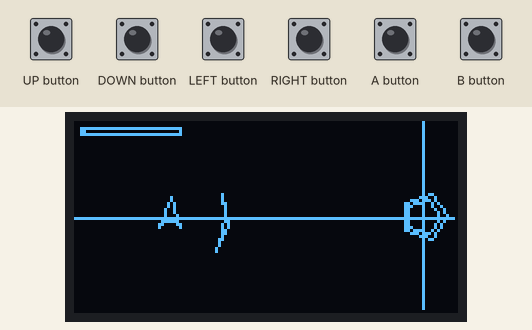
Simulated run of this sketch. Board: Arduboy, built with avr-gcc and run on an emulated ATmega32U4. On the bench: 128×64 one-colour display. The inputs (shaded band) are chosen by the test bench. Random numbers use the default seed unless the sketch sets one.

Above: at 1.2 s.
1.3 s: DOWN button pressed for 1 s
At 1.71 s:
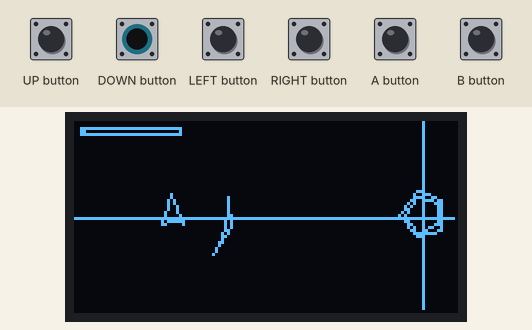
2.9 s: LEFT button pressed for 0.15 s
At 3.25 s:
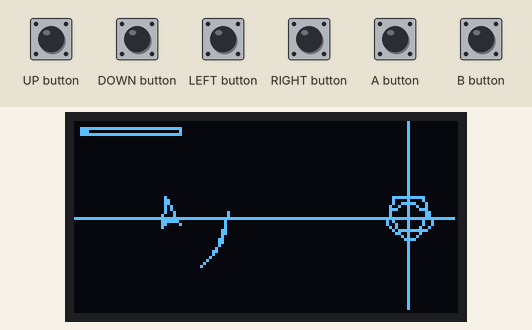
3.6 s: RIGHT button pressed for 0.15 s
At 3.86 s:
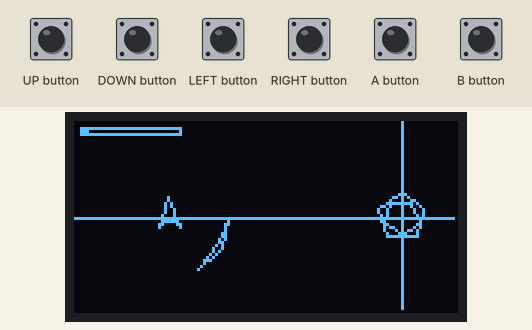
4.3 s: A button pressed for 0.15 s
At 4.48 s:
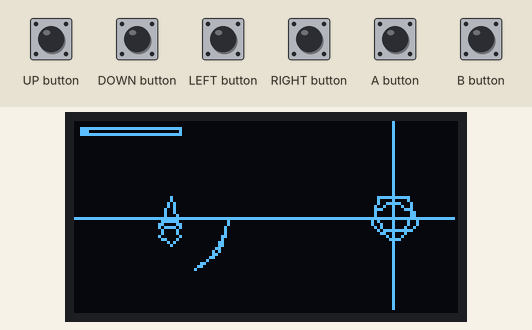
5.0 s: B button pressed for 0.15 s
At 5.4 s:
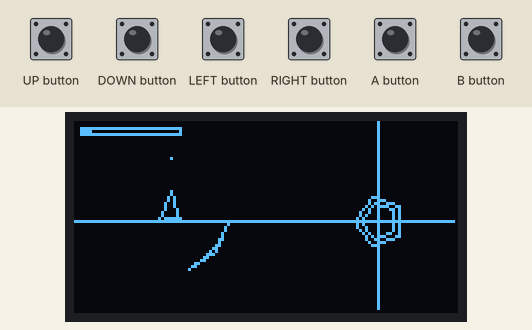
5.7 s: LEFT button pressed for 1 s
At 6.02 s:
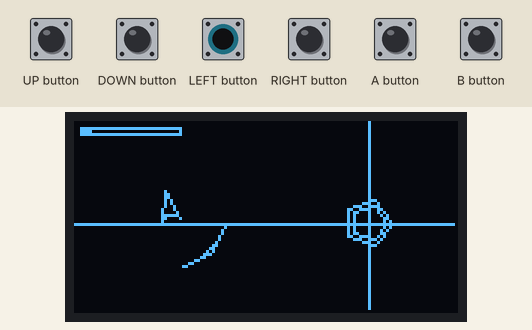
Timing chart, 0 to 8.3 s (numbered marks = the images above; inputs shaded):
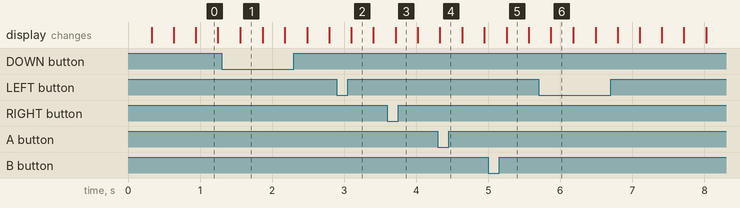

The sketch:

arduboy_melee.ino
```cpp
/*
author: Jens FROEBEL created: 2017-03-12 modified: 2018-01-12
version poligone_015.ino with separate Code Files
*/
#include <Arduboy.h>
Arduboy arduboy;

const byte MAX_Y = 64;
const byte MAX_X = 128;
const byte MAX_STARS = 10;                // max number of stars for the random starfield
const byte MAX_BULLETS = 3;               // Max Number of Bullets in one screen
const int BULLET_INTERVAL = 250;          // min interval between bullets
const int BULLET_TIME = 2000;             // Time to life for each bullet
const int UNIVERSE_X = MAX_X * 8;         // x size of this world
const int UNIVERSE_Y = MAX_Y * 4;         // y size of this world
//char text[16] = "Press Buttons!";;      // General string buffer

//unsigned long lasttimestamp = 0;
//unsigned long  newtimestamp = 0;
bool thrusterenabled = 0;                 // define global bool for thruster
bool shakeCam = 0;                        // define global bool for the shake effect
bool fireEnabled = 0;                     // to control firemax and fire speed
long unsigned int lastBullet = 0;         // count of shot bullets
long unsigned int now = millis();         // copy of current timestamp

const int edges = 5;                      // count of edges for the objects
struct model {float x, y;};               // struct for one vertex, to be use as array
struct camproperty {float x, y, zoom;} cam = {0, 0, 0.75}; // pan and zoom of camera

model ship1[] = {{0,2},{-1,-1},{-0.5,-0.5},{0.5,-0.5},{1,-1}}; // model of my space ship, asteroids-like
model planet[] = {{0,-1},{-0.951, -0.309},{-0.588, 0.809},{0.588, 0.809}, {0.951, -0.309}}; // model of the planet, pentagone
model thruster[] = {{0,-3},{1,-2},{0.5,-1},{-0.5,-1},{-1,-2}}; // model of thruster fire
model enemy1[] = {{0,1.5},{0.5,1},{0.5,-1.5},{-0.5,-1.5},{-0.5,1}};
model indicator[] = {{0,6},{-3,5},{-1,5.5},{1,5.5},{3,5}};

// template for calculating the objects
model object1[] = {{0,0},{0,0},{0,0},{0,0},{0,0}}; // template for an object with 5 vertices
model object2[] = {{0,0},{0,0},{0,0},{0,0},{0,0}}; // outer planet
model object3[] = {{0,0},{0,0},{0,0},{0,0},{0,0}}; // inner planet
model object4[] = {{0,0},{0,0},{0,0},{0,0},{0,0}}; // thruster
model objectEnemy[] = {{0,0},{0,0},{0,0},{0,0},{0,0}}; // enemy
model objectindi1[] = {{0,0},{0,0},{0,0},{0,0},{0,0}}; // enemy indicator
struct property { // property of an object
    float mass, radius, scale; // mass for gravity, radius for collision, scale for reshaping by scale
    float xpos, ypos, xvel, yvel, xacc, yacc;
    int rot;
    bool enable;
};

struct projectile {  // struct of bullets, has no acceleration, no rotation
  float xpos, ypos, xvel, yvel;
  unsigned long int timestamp; // timestamp of ignition - for time to life
  bool isEnabled;
} bullet[MAX_BULLETS];

//                   m  r   s          xp yp   xv yv   xa ya      r  e
property physic1 = { 1, 2,  5,       -128, 0,   0, 0,   0, 0,   180, 1}; // ship propeties
property physic2 = {10, 1, 12,          0, 0,   0, 0,   0, 0,     0, 1}; // outer pentagone properties
property physic3 = {10, 1, 12*809/1000, 0, 0,   0, 0,   0, 0,   180, 1}; // inner pentagone properties
property physicEnemy = { 1, 1.5, 5,  +128, 0,   0,+0.67,   0, 0,     0, 1}; // enemy propeties

int dust[MAX_STARS][2]; // array of dust particles


/*
uint16_t LFSR(uint16_t lfsr, int count) { // Galois LFSRs
bool lsb;
for (int i = 0; i < count; i++) {
        lsb = lfsr & 1;              // Get LSB (i.e., the output bit).
        lfsr >>= 1;                  // Shift register
        if (lsb) {lfsr ^= 0xB400u;}  // If the output bit is 1, apply toggle mask.
    }
  return lfsr;
}
*/
void setup() {
  //Serial.begin(9600);
  // initiate arduboy instance
  arduboy.beginNoLogo();
  arduboy.setFrameRate(30);
  //arduboy.setRGBled(0,32,32);

  // init Dustfield

  // uint16_t start_state = 0xACE1u;  /* Any nonzero start state will work. */

  for (int i = 0; i < MAX_STARS; i++) {dust[i][0] = random(-UNIVERSE_X * 1.3, UNIVERSE_X * 1.3) ; dust[i][1] = random(-UNIVERSE_Y * 1.3, UNIVERSE_Y * 1.3);}
  //for (int i = 0; i < MAX_STARS; i++) {dust[i][0] = i; dust[i][1] = 0;}

  for (int i = 0; i < MAX_BULLETS; i++) {bullet[i].isEnabled = 0;};

}

void ButtonAction() {

  if(arduboy.pressed(RIGHT_BUTTON))  {--physic1.rot %= 360;}
  if(arduboy.pressed(LEFT_BUTTON))   {++physic1.rot %= 360;}
  //if(arduboy.pressed(UP_BUTTON) && (scale < 80))      {scale *= 1.1; delay(KEYDELAY);}
  //if(arduboy.pressed(DOWN_BUTTON) && (scale > 1))  {scale /= 1.1; delay(KEYDELAY);}

  //if(arduboy.pressed(A_BUTTON)  &&  arduboy.pressed(B_BUTTON)) {arduboy.setRGBled(0xFF,0xFF,0x00);} // A + B --> yellow
  //if(arduboy.pressed(A_BUTTON)  && !arduboy.pressed(B_BUTTON)) {arduboy.setRGBled(0x00,0x00,0x22);} // A     --> blue
  //if(!arduboy.pressed(A_BUTTON) &&  arduboy.pressed(B_BUTTON)) {arduboy.setRGBled(0x00,0xFF,0x00);} // B     --> green
  //if(!arduboy.pressed(A_BUTTON) && !arduboy.pressed(B_BUTTON)) {arduboy.setRGBled(0x00,0x00,0x00);} // none  --> reset

  // Thruster!
  if(arduboy.pressed(A_BUTTON)) {
    physic1.xacc = sin((physic1.rot) * PI / 180.0) / 100;
    physic1.yacc = cos((physic1.rot) * PI / 180.0) / 100;
    thrusterenabled = 1;
    } // A     --> acc = abs(1)
   else {
    physic1.xacc = 0;
    physic1.yacc = 0;
    thrusterenabled = 0;
    };

  // fire Bullet
  if(arduboy.pressed(B_BUTTON)) {
    if (now - lastBullet > BULLET_INTERVAL) {fireEnabled = 1;}   // delay between shots
    else {fireEnabled = 0;}
  }
  else {fireEnabled = 0;}

  // ShakeCam
  if(arduboy.pressed(DOWN_BUTTON)) {shakeCam = 1;} else {shakeCam = 0;};

  // Trigger Bullet
  //if(arduboy.pressed(B_BUTTON)) {bullet_triggered = 1;

  // Rotate the Planet
  ++physic2.rot %= 360;
  --physic3.rot %= 360;
}

void loop() {
  now = millis();
  ButtonAction();
  ++physicEnemy.rot %= 360;
  CalcGravity();
  CalcVel();
  CalcPos();
  CalcPosEnemy();
  CalcBullets();
  CalcCam();


  // blink thruster
  if (thrusterenabled) {
    thrusterenabled = ((now % 150) >= 100);
  }

  // ship
  for (int i = 0; i < edges; i++) {transform( &ship1[i], &physic1, &object1[i]);}
  // Planet outer pentagone
  for (int i = 0; i < edges; i++) {transform( &planet[i], &physic2, &object2[i]);}
  // Planet inner pentagone
  for (int i = 0; i < edges; i++) {transform( &planet[i], &physic3, &object3[i]);}
  // thruster: transf each vertex to current values based on model and physical property: output is object4
  for (int i = 0; i < edges; i++) {transform( &thruster[i], &physic1, &object4[i]);}
  // enemy
  for (int i = 0; i < edges; i++) {transform( &enemy1[i], &physicEnemy, &objectEnemy[i]);}
  // indicator to Enemy
  int rottemp = physic1.rot;
  physic1.rot = (90-whereIsThat(&physic1, &physicEnemy))%360;
  for (int i = 0; i < edges; i++) {transform( &indicator[i], &physic1, &objectindi1[i]);}
  physic1.rot = rottemp;

  // draw bullets, dust
  for (int i = 0; i < MAX_BULLETS; i++) {if (bullet[i].isEnabled) {drawStar(bullet[i].xpos, bullet[i].ypos);}}
  for (int i = 0; i < MAX_STARS; i++) {drawStar( dust[i][0], dust[i][1]);}

  // pause render until it's time for the next frame
  if (!(arduboy.nextFrame()))
    return
  arduboy.clear();
  //arduboy.fillScreen(BLACK);
  draw();
  drawGrid();
  drawVelGauge();
  //arduboy.drawPixel(64, 32, WHITE);
  //arduboy.drawRoundRect(0, 0, MAX_X, MAX_Y, 4, WHITE);
  //arduboy.drawFastVLine(x, 5, MAX_Y-11, WHITE);
  //arduboy.drawFastHLine(5, y, MAX_X-11, WHITE);
  //arduboy.drawLine(0, 0, x, y, WHITE);
  //arduboy.drawCircle(64, 32, 8, WHITE);
  arduboy.display();

}
```

calcPhysic.ino
```cpp
void CalcGravity() {
  float distance, distance2, distx, disty, gravity;
  distx = (physic1.xpos - physic2.xpos);
  //distx = constrain(distx, 10, 120);           // never zero, prevent
  disty = (physic1.ypos - physic2.ypos);
  //disty = constrain(disty, 10, 120);           // never zero, prevent
  distance2 = sq(constrain(abs(distx), 10, 256)) + sq(constrain(abs(disty), 10, 256));           // square of diagonal distance
  distance  = sqrt(distance2);
  gravity   = physic1.mass * physic2.mass / distance2;

  physic1.xacc -= gravity * distx / distance;
  physic1.yacc -= gravity * disty / distance;
  //arduboy.drawLine(64, 32, 64 + gravity * distx / distance, 32 + gravity * disty / distance, WHITE);
}

void CalcVel() {
  physic1.xvel += physic1.xacc;
  physic1.xvel *= 0.997;
  physic1.xvel = constrain(physic1.xvel, -1, 1);

  physic1.yvel += physic1.yacc;
  physic1.yvel *= 0.997;
  physic1.yvel = constrain(physic1.yvel, -1, 1);

}

void CalcPos() {
  physic1.xpos += physic1.xvel;
  //physic1.xpos = constrain(physic1.xpos, -(MAX_X / 2) , (MAX_X / 2) );
  if (physic1.xpos > UNIVERSE_X) {physic1.xpos -= UNIVERSE_X * 2;};
  if (physic1.xpos < -UNIVERSE_X) {physic1.xpos += UNIVERSE_X * 2;};
  physic1.ypos += physic1.yvel;
  //physic1.ypos = constrain(physic1.ypos, -(MAX_Y / 2) , (MAX_Y / 2) );
  if (physic1.ypos > UNIVERSE_Y) {physic1.ypos -= UNIVERSE_Y * 2;};
  if (physic1.ypos < -UNIVERSE_Y) {physic1.ypos += UNIVERSE_Y * 2;};

}

void CalcPosEnemy() {
  physicEnemy.xpos += physicEnemy.xvel;
  //physic1.xpos = constrain(physic1.xpos, -(MAX_X / 2) , (MAX_X / 2) );
  if (physicEnemy.xpos > UNIVERSE_X) {physicEnemy.xpos -= UNIVERSE_X * 2;};
  if (physicEnemy.xpos < -UNIVERSE_X) {physicEnemy.xpos += UNIVERSE_X * 2;};
  physicEnemy.ypos += physicEnemy.yvel;
  //physic1.ypos = constrain(physic1.ypos, -(MAX_Y / 2) , (MAX_Y / 2) );
  if (physicEnemy.ypos > UNIVERSE_Y) {physicEnemy.ypos -= UNIVERSE_Y * 2;};
  if (physicEnemy.ypos < -UNIVERSE_Y) {physicEnemy.ypos += UNIVERSE_Y * 2;};

}

void CalcBullets() {

  for (int i = 0; i < MAX_BULLETS; i++) {
    if (bullet[i].isEnabled) {
      if (now - bullet[i].timestamp > BULLET_TIME) {
        bullet[i].isEnabled = 0;
      }
    }
  }

  if (fireEnabled) {
    for (int i = 0; i < MAX_BULLETS; i++) {
      if (!bullet[i].isEnabled) {
        bullet[i].xvel = physic1.xvel + sin((physic1.rot) * PI / 180.0) * 2; // bullet velocity is ship.vel and ship.rot x bullet speed
        bullet[i].xpos = physic1.xpos;                                       // set bullets.pos to ship.pos
        bullet[i].yvel = physic1.yvel + cos((physic1.rot) * PI / 180.0) * 2;
        bullet[i].ypos = physic1.ypos;
        bullet[i].timestamp = now;                                           // timestamp for lifetime of bullet or travel time
        bullet[i].isEnabled = 1;                                             // bullet is in use
        lastBullet = now;                                                    // this is for delay until next bullet
        break;
      }
    }
  }

  for (int i = 0; i < MAX_BULLETS; i++) {
    if (bullet[i].isEnabled) {
      bullet[i].xpos += bullet[i].xvel;
      bullet[i].ypos += bullet[i].yvel;

    };
  };
}

void CalcCam() {
  float deltax, deltay;
  deltax  = (physic2.xpos - physic1.xpos);
  deltax  = constrain(deltax, -96, 96);                          // follow the ship when distance is high
  deltay  = (physic2.ypos - physic1.ypos);
  deltay  = constrain(deltay, -96, 96);                          // follow the ship when distance is high
  cam.x   = physic1.xpos + (deltax / 2);
  cam.y   = physic1.ypos + (deltay / 2);                         // set cam between objects
  if (shakeCam) {cam.x += random(-3,3); cam.y += random(-2,2);}; // add shaking to scene

  cam.zoom = 64 / max(abs(deltax) / 2, abs(deltay));             // calculate zoom based ob objects
  cam.zoom /= 1.15;                                              // zoom out a bit
  cam.zoom = (float) ((int) (1.5 * cam.zoom)) / 1.5;             // with round for stepping zoom; coment out for continuous zoom
  cam.zoom = constrain(cam.zoom, 0.3, 1.2);                      // set upper and lower zoom limits
}
```

drawObjects.ino
```cpp
void drawStar(int xpos, int ypos) {
  float xdisp, ydisp;

  // Coordinates Transformation by 1st Cam Pan and then 2nd Zoom
    xdisp     =   (xpos) - (cam.x);
    ydisp     =   (ypos) - (cam.y);
    xdisp     =   (xdisp) * (cam.zoom) + (MAX_X / 2);
    ydisp     =   (ydisp) * (cam.zoom) + (MAX_Y / 2);

      if (xdisp < 128 && xdisp >= 0 && ydisp < 64 && ydisp >= 0) {
          arduboy.drawPixel((int) xdisp, (int) ydisp, WHITE);
          //arduboy.drawCircle((int) xdisp, (int) ydisp, 2, WHITE);
      }
}

void drawGrid() {
  int x, y, gridGap, xWindowMin, xWindowMax, yWindowMin, yWindowMax, xGridMin, xGridMax, yGridMin, yGridMax;

  gridGap = 64;
  xWindowMin = round(-MAX_X/(cam.zoom*2) + cam.x);
  xWindowMax = round( MAX_X/(cam.zoom*2) + cam.x);
  yWindowMin = round(-MAX_Y/(cam.zoom*2) + cam.y);
  yWindowMax = round( MAX_Y/(cam.zoom*2) + cam.y);

  xGridMin = xWindowMin - (xWindowMin % gridGap);
  xGridMax = xWindowMax + (gridGap - xWindowMax % gridGap);
  yGridMin = yWindowMin - (yWindowMin % gridGap);
  yGridMax = yWindowMax + (gridGap - yWindowMax % gridGap);

  for (int ix = xGridMin; ix < xGridMax; ix = ix + gridGap) {
    for (int iy = yGridMin; iy < yGridMax; iy = iy + gridGap) {
      x = (int) ((ix - cam.x) * cam.zoom) + (MAX_X / 2);
      y = (int) ((iy - cam.y) * cam.zoom) + (MAX_Y / 2);
      arduboy.drawPixel(x, y, WHITE);
    }
  }

  gridGap = 192;
  xWindowMin = round(-MAX_X/(cam.zoom*2) + cam.x);
  xWindowMax = round( MAX_X/(cam.zoom*2) + cam.x);
  yWindowMin = round(-MAX_Y/(cam.zoom*2) + cam.y);
  yWindowMax = round( MAX_Y/(cam.zoom*2) + cam.y);

  xGridMin = xWindowMin - (xWindowMin % gridGap);
  xGridMax = xWindowMax + (gridGap - xWindowMax % gridGap);
  yGridMin = yWindowMin - (yWindowMin % gridGap);
  yGridMax = yWindowMax + (gridGap - yWindowMax % gridGap);

  // Linewise Grid
  for (int ix = xGridMin; ix < xGridMax; ix = ix + gridGap) {
    x = (int) ((ix - cam.x) * cam.zoom) + (MAX_X / 2);
    //arduino.vline
    arduboy.drawFastVLine(x, 0, MAX_Y-1, WHITE);

  }
  for (int iy = yGridMin; iy < yGridMax; iy = iy + gridGap) {
    y = (int) ((iy - cam.y) * cam.zoom) + (MAX_Y / 2);
    //arduino.hline
    arduboy.drawFastHLine(0, y, MAX_X-1, WHITE);

  }

  //    arduboy.drawPixel(x, y, WHITE);
  //arduboy.drawFastVLine(x, 5, MAX_Y-11, WHITE);
  //arduboy.drawFastHLine(5, y, MAX_X-11, WHITE);
}

void drawVelGauge() {
    int absvel = sqrt(sq(physic1.xvel) + sq(physic1.yvel)) * 16;

    arduboy.drawRect(2, 2, 2+32, 2+1, WHITE);
    arduboy.drawFastHLine(2, 3, 2+absvel, WHITE);

}

void drawConstrainLine(float x1, float y1, float x2, float y2, float w, float h) {
// Constrain a Line to the display borders
  //float border = 0;
  bool drawMe = true;

  if (drawMe and (x1 < 0)) {
    if (x2 < 0) {drawMe = false;}
    else {y1 = intersection(x1, y1, x2, y2, 0); x1=0;}
  }
  else if (drawMe and (x2 < 0)) {
        if (x1 < 0) {drawMe = false;}
        else {y2 = intersection(x2, y2, x1, y1, 0); x2=0;}
       };

  if (drawMe and (y1 < 0)) {
    if (y2 < 0) {drawMe = false;}
    else {x1 = intersection(y1, x1, y2, x2, 0); y1=0;}
  }
  else if (drawMe and (y2 < 0)) {
        if (y1 < 0) {drawMe = false;}
        else {x2 = intersection(y2, x2, y1, x1, 0); y2=0;}
          };

  if (drawMe) arduboy.drawLine(x1, y1, x2, y2, WHITE);
}

void draw(void) {

  if (physic1.enable) {
  // ship: base model is   ship1
  // vertices are in       object1
  //                       physic1
  // ship
  // for (int i = 0; i < edges; i++) {transform( &ship1[i], &physic1, &object1[i]);}
     for (int i = 0; i < edges; i++) {
        drawConstrainLine(object1[i].x,
                        object1[i].y,
                        object1[(i+1)%edges].x,
                        object1[(i+1)%edges].y, MAX_X-1, MAX_Y-1);
     }
  }
  if (physic2.enable) {
  // outer planet:
  // base model is   planet
  // vertices are    object2
  // physic is       physic2
  // Planet outer pentagone
  // for (int i = 0; i < edges; i++) {transform( &planet[i], &physic2, &object2[i]);}

    for (int i = 0; i < edges; i++) {
       drawConstrainLine(object2[i].x,
                        object2[i].y,
                        object2[(i+1)%edges].x,
                        object2[(i+1)%edges].y, MAX_X-1, MAX_Y-1);
    }
  }
  if (physic3.enable) {
  // inner planet:
  // base model is   planet;
  // vertices are    object3;
  // physic is       physic3
  // Planet inner pentagone
  // for (int i = 0; i < edges; i++) {transform( &planet[i], &physic3, &object3[i]);}

    for (int i = 0; i < edges; i++) {
      drawConstrainLine(object3[i].x,
                        object3[i].y,
                        object3[(i+1)%edges].x,
                        object3[(i+1)%edges].y, MAX_X-1, MAX_Y-1);
    }
  }
  if (thrusterenabled) {
  // thruster: model is    thrustder
  // vertices are          object4
  // physic is             thrusterenabled and physic1
  // thruster: transf each vertex to current values based on model and physical property: output is object4
  // for (int i = 0; i < edges; i++) {transform( &thruster[i], &physic1, &object4[i]);}
    for (int i = 0; i < edges; i++) {
      drawConstrainLine(object4[i].x,
                        object4[i].y,
                        object4[(i+1)%edges].x,
                        object4[(i+1)%edges].y, MAX_X-1, MAX_Y-1);
      }
  }
  if (physicEnemy.enable) {
  // Enemy: model is   objectEnemy;
  // physics is        physicEnemy
  // enemy
  // for (int i = 0; i < edges; i++) {transform( &enemy1[i], &physicEnemy, &objectEnemy[i]);}

    for (int i = 0; i < edges; i++) {
      drawConstrainLine(objectEnemy[i].x,
                        objectEnemy[i].y,
                        objectEnemy[(i+1)%edges].x,
                        objectEnemy[(i+1)%edges].y, MAX_X-1, MAX_Y-1);
    }
  }

  if (physicEnemy.enable) {
  // model is          objectindi1;
  // physics is        physicShip
  // EnemyIndicator
      for (int i = 0; i < edges; i++) {
      drawConstrainLine(objectindi1[i].x,
                        objectindi1[i].y,
                        objectindi1[(i+1)%edges].x,
                        objectindi1[(i+1)%edges].y, MAX_X-1, MAX_Y-1);
      }
  }

}
```

Source omitted: transform.ino (3457 bytes)
